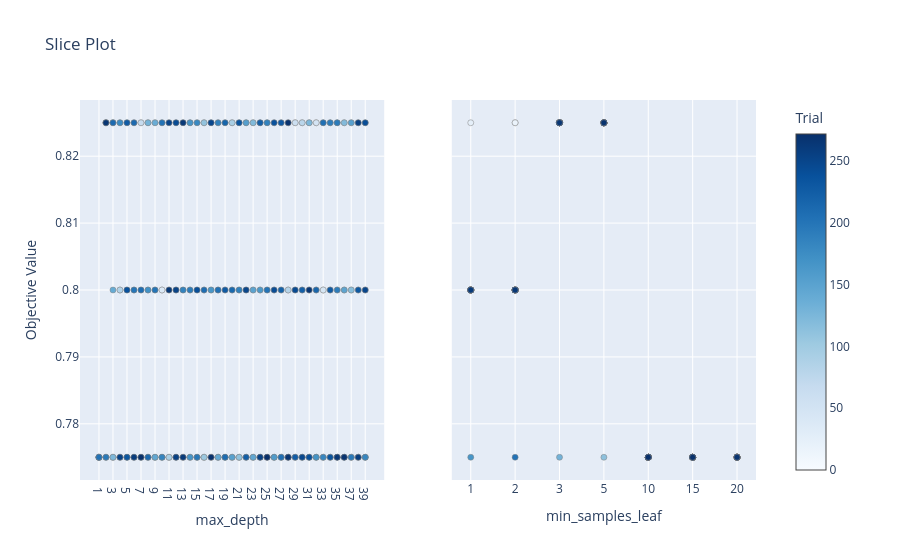

The code cell stored with this chart in its notebook:
### Code cell
from optuna.visualization import (
    plot_slice,
    plot_contour,
)

plot_slice(study)

### Figure 1 — Plotly figure (JSON) as saved in the notebook; plotly's stock layout.template omitted (floating-point values rounded to 4 significant figures; data arrays with more than 128 entries replaced by an {"elided": "..."} marker saying what was removed)
{"data": [{"marker": {"color": {"elided": "273 int values"}, "colorbar": {"title": {"text": "Trial"}, "x": 1, "xpad": 40}, "colorscale": [[0, "rgb(247,251,255)"], [0.125, "rgb(222,235,247)"], [0.25, "rgb(198,219,239)"], [0.375, "rgb(158,202,225)"], [0.5, "rgb(107,174,214)"], [0.625, "rgb(66,146,198)"], [0.75, "rgb(33,113,181)"], [0.875, "rgb(8,81,156)"], [1, "rgb(8,48,107)"]], "line": {"color": "Grey", "width": 0.5}, "showscale": true}, "mode": "markers", "name": "Feasible Trial", "showlegend": false, "type": "scatter", "x": {"elided": "273 int values"}, "xaxis": "x", "y": {"elided": "273 float values"}, "yaxis": "y"}, {"marker": {"color": {"elided": "273 int values"}, "colorbar": {"title": {"text": "Trial"}, "x": 1, "xpad": 40}, "colorscale": [[0, "rgb(247,251,255)"], [0.125, "rgb(222,235,247)"], [0.25, "rgb(198,219,239)"], [0.375, "rgb(158,202,225)"], [0.5, "rgb(107,174,214)"], [0.625, "rgb(66,146,198)"], [0.75, "rgb(33,113,181)"], [0.875, "rgb(8,81,156)"], [1, "rgb(8,48,107)"]], "line": {"color": "Grey", "width": 0.5}, "showscale": false}, "mode": "markers", "name": "Feasible Trial", "showlegend": false, "type": "scatter", "x": {"elided": "273 int values"}, "xaxis": "x2", "y": {"elided": "273 float values"}, "yaxis": "y2"}], "layout": {"title": {"text": "Slice Plot"}, "xaxis": {"anchor": "y", "categoryarray": [1, 2, 3, 4, 5, 6, 7, 8, 9, 10, 11, 12, 13, 14, 15, 16, 17, 18, 19, 20, 21, 22, 23, 24, 25, 26, 27, 28, 29, 30, 31, 32, 33, 34, 35, 36, 37, 38, 39], "categoryorder": "array", "domain": [0, 0.45], "title": {"text": "max_depth"}, "type": "category"}, "xaxis2": {"anchor": "y2", "categoryarray": [1, 2, 3, 5, 10, 15, 20], "categoryorder": "array", "domain": [0.55, 1], "title": {"text": "min_samples_leaf"}, "type": "category"}, "yaxis": {"anchor": "x", "domain": [0, 1], "title": {"text": "Objective Value"}}, "yaxis2": {"anchor": "x2", "domain": [0, 1], "matches": "y", "showticklabels": false}}}
